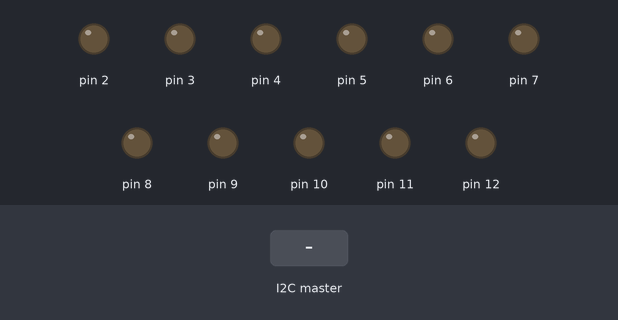
This sketch was run on a simulated Arduino Uno, built with avr-gcc and run on an emulated ATmega328P. Parts: output pins drawn as LEDs (lit = HIGH). The test bench sets the inputs (shaded band). What the sketch prints to the serial monitor is not drawn.

Above: at 1.2 s.
1.3 s: the I2C master sends the byte 5
At 1.6 s:
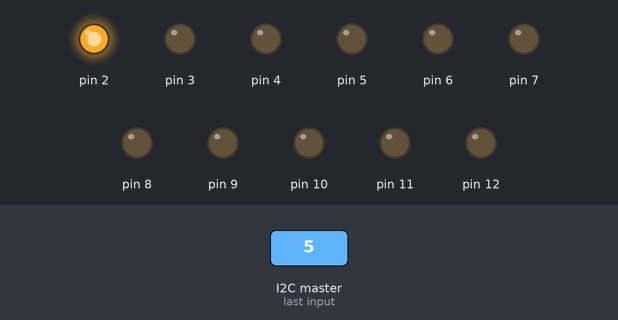
2.8 s: the I2C master sends the byte 90
4.3 s: the I2C master sends the byte 200
Timing chart, 0 to 7.3 s (numbered marks = the images above; inputs shaded):
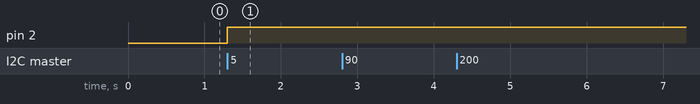

The sketch:

Esclavo.ino
```cpp
#include <Wire.h>

void setup() {
  Wire.begin(8);                // Inicializar la comunicación I2C como esclavo con dirección 8
  Wire.onReceive(receiveEvent); // Configurar la función para manejar los datos recibidos
  for (int i = 2; i <= 12; i++) {
    pinMode(i, OUTPUT); // Configurar los pines del 2 al 12 como salidas
  }
  Serial.begin(9600);
}

void loop() {
  // No es necesario hacer nada en el bucle principal del esclavo
}

void receiveEvent(int bytes) {
  char data[bytes];

  for (int i = 0; i < bytes; i++) {
    if (Wire.available()) {
      data[i] = Wire.read(); // Leer los datos recibidos del maestro
    }
  }

  String hamming_code = "";

  for (int i = 0; i < bytes; i++) {
    hamming_code += data[i];
  }

  Serial.println(hamming_code); // Imprimir el código Hamming recibido por el esclavo

  // Mostrar el código Hamming recibido en los LEDs del 2 al 12
  for (int i = 0; i < hamming_code.length(); i++) {
    digitalWrite(i + 2, hamming_code[i] - '0');
  }
}
```

Measured:
- after the input at 1.3 s, pin 2: LOW → HIGH at once
- after the input at 2.8 s, every drawn part: stays the same
- after the input at 4.3 s, every drawn part: stays the same
